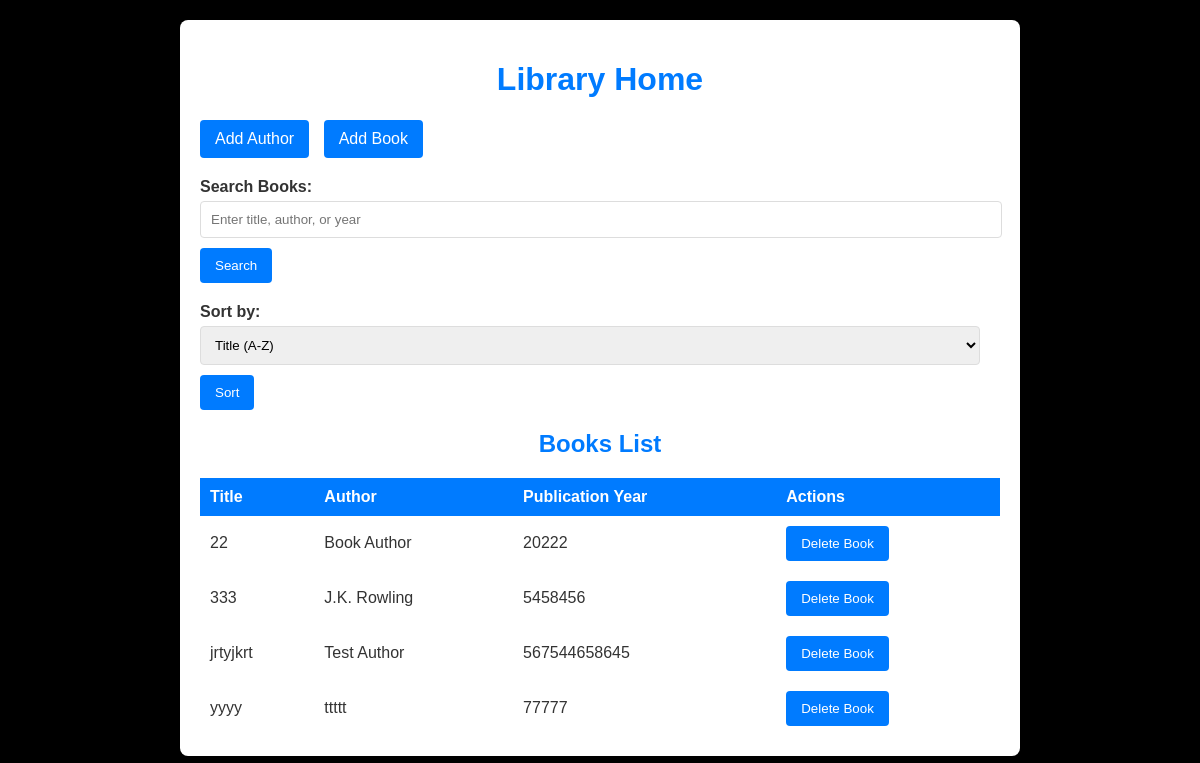
The app's page /, older data.
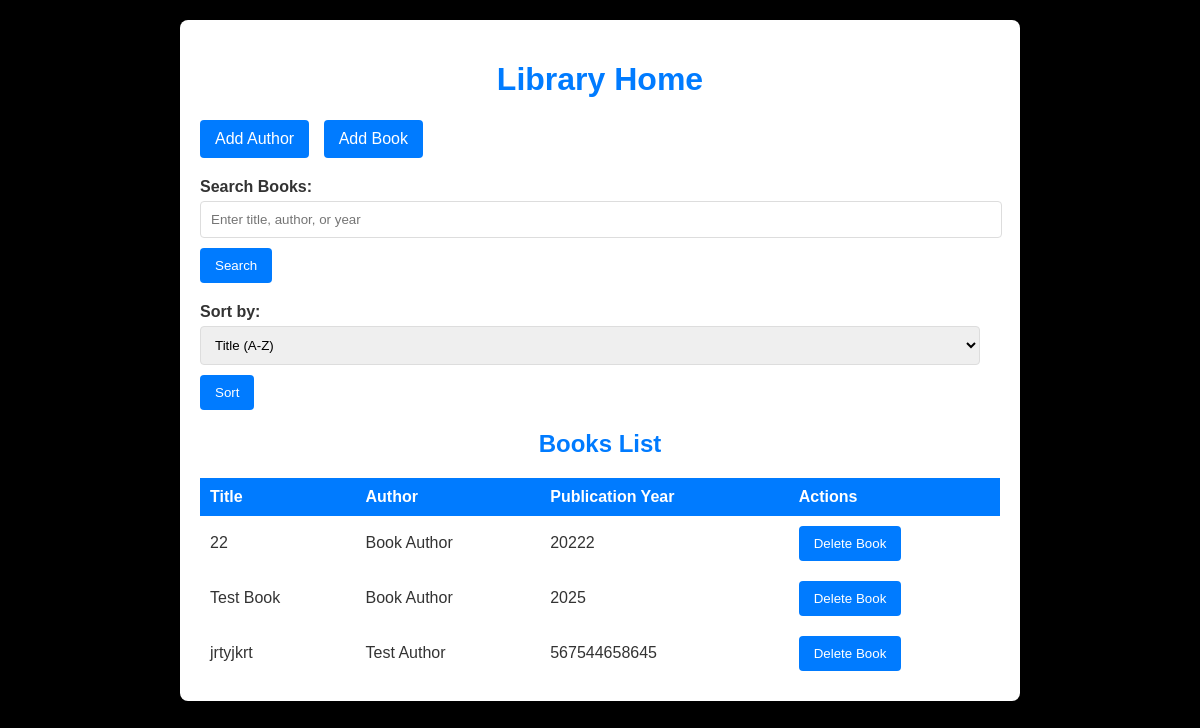
The same page, newer data.
### data_models.py (models this page shows, shortened)
class Book(db.Model):
    __tablename__ = 'books'  # Optional: Specify the table name explicitly
    id = db.Column(db.Integer, primary_key=True, autoincrement=True)  # Auto-incrementing PK
    isbn = db.Column(db.String(13), unique=True, nullable=False)  # ISBN number (required, unique)
    title = db.Column(db.String(200), nullable=False)  # Title of the book (required)
    publication_year = db.Column(db.Integer, nullable=False)  # Publication year (required)
    author_id = db.Column(db.Integer, db.ForeignKey('authors.id'), nullable=False)  # Foreign Key to Author
    author = db.relationship('Author', backref='books')  # Establish relationship with Author

class Author(db.Model):
    __tablename__ = 'authors'  # Optional: Specify the table name explicitly
    id = db.Column(db.Integer, primary_key=True, autoincrement=True)  # Auto-incrementing PK
    name = db.Column(db.String(100), nullable=False)  # Name of the author
    birth_date = db.Column(db.Date, nullable=True)  # Birth date (optional)
    date_of_death = db.Column(db.Date, nullable=True)  # Date of death (optional)

### app.py (the view)
@app.route('/')
def home():
    keyword = request.args.get('keyword', '').strip()
    sort_by = request.args.get('sort_by', 'title_asc')
    query = Book.query
    if keyword:
        query = query.join(Author).filter(
            (Book.title.ilike(f"%{keyword}%")) |
            (Author.name.ilike(f"%{keyword}%")) |
            (Book.publication_year.ilike(f"%{keyword}%"))
        )
    if sort_by == 'title_asc':
        query = query.order_by(Book.title.asc())
    elif sort_by == 'title_desc':
        query = query.order_by(Book.title.desc())
    elif sort_by == 'author_asc':
        query = query.join(Author).order_by(Author.name.asc())
    elif sort_by == 'author_desc':
        query = query.join(Author).order_by(Author.name.desc())
    elif sort_by == 'year_asc':
        query = query.order_by(Book.publication_year.asc())
    elif sort_by == 'year_desc':
        query = query.order_by(Book.publication_year.desc())
    books = query.all()
    if keyword and not books:
        flash(f"No books found matching '{keyword}'.", "info")
    return render_template('home.html', books=books)

### templates/home.html (shortened to what this page needs)
<!DOCTYPE html>
<html lang="en">
<head>
   <link rel="stylesheet" href="/static/styles.css">
</head>
<body>
<div class="container">
   <h1>Library Home</h1>
   <div class="actions">
      <a href="/add_author" class="button">Add Author</a>
      <a href="/add_book" class="button">Add Book</a>
   </div>
   <form method="GET" action="/" class="search-form">
      <label for="keyword">Search Books:</label>
      <input type="text" name="keyword" id="keyword" placeholder="Enter title, author, or year">
      <button type="submit">Search</button>
   </form>
   <form method="GET" action="/">
      <label for="sort_by">Sort by:</label>
      <select name="sort_by" id="sort_by">
         <option value="title_asc">Title (A-Z)</option>
      </select>
      <button type="submit">Sort</button>
   </form>
   <h2>Books List</h2>
   {% if books %}
      <table>
         <thead>
            <tr>
               <th>Title</th>
               <th>Author</th>
               <th>Publication Year</th>
               <th>Actions</th>
            </tr>
         </thead>
         <tbody>
            {% for book in books %}
            <tr>
               <td>{{ book.title }}</td>
               <td>{{ book.author.name }}</td>
               <td>{{ book.publication_year }}</td>
               <td>
                  <form method="POST" action="{{ url_for('delete_book', book_id=book.id) }}" style="display:inline;">
                     <button type="submit" onclick="return confirm('Are you sure you want to delete this book?');">
                        Delete Book
                     </button>
                  </form>
               </td>
            </tr>
            {% endfor %}
         </tbody>
      </table>
   {% else %}
      <p>No books found in the library. Add some books!</p>
   {% endif %}
</div>
</body>
</html>

Row changes from the older to the newer data that the page shows:
removed Book: title "333", author.name "J.K. Rowling", publication_year "5458456"
removed Book: title "yyyy", author.name "ttttt", publication_year "77777"
added Book: title "Test Book", author.name "Book Author", publication_year "2025"
